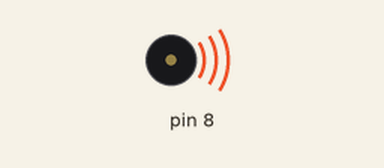
Simulated run of this sketch. Board: Arduino Uno, built with avr-gcc and run on an emulated ATmega328P. Parts: buzzer (waves = sounding).

Above: at 0.2 s.
At 5.7 s:
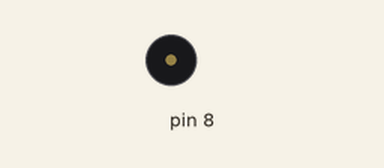
Timing chart, 0 to 8.8 s (numbered marks = the images above):
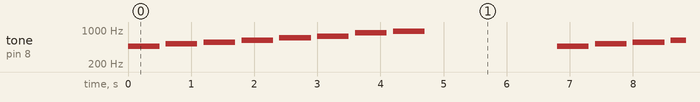

Measured:
- by itself, tone on pin 8: repeats every 6.8 s: silent 0.10 s, 523 Hz 0.50 s, silent 0.10 s, 554 Hz 0.50 s, silent 0.10 s, 622 Hz 0.50 s, silent 0.10 s, 698 Hz 0.50 s, silent 0.10 s, 740 Hz 0.50 s, silent 0.10 s, 880 Hz 0.50 s, silent 0.10 s, 932 Hz 0.50 s, silent 2.1 s, 466 Hz 0.50 s

The sketch:

7mod1.ino
```cpp
//www.elegoo.com
//2016.12.08

#include "pitches.h"

// notes in the melody:
int melody[] = {
  //NOTE_C5, NOTE_D5, NOTE_E5, NOTE_F5, NOTE_G5, NOTE_A5, NOTE_B5, NOTE_C6};
  // B flat scale
  NOTE_AS4, NOTE_C5, NOTE_CS5, NOTE_DS5, NOTE_F5, NOTE_FS5, NOTE_A5, NOTE_AS5};
int duration = 500;  // 500 miliseconds

void setup() {

}

void loop() {
  for (int thisNote = 0; thisNote < 8; thisNote++) {
    // pin8 output the voice, every scale is 0.5 second
    tone(8, melody[thisNote], duration);

    // Output the voice after several minutes
    delay(600);
  }

  // restart after two seconds
  delay(2000);
}
```
